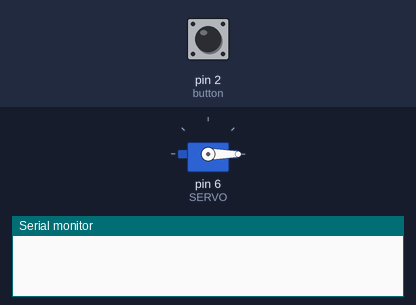
The sketch below on a simulated Arduino Uno, built with avr-gcc and run on an emulated ATmega328P. Shown: servo, the last lines printed to the serial monitor. Inputs (shaded band) come from the test bench; at power-on: pin 2 (button) LOW.

Above: at 1.2 s.
1.3 s: pin 2 (button) pulled HIGH for 1 s
At 3.6 s:
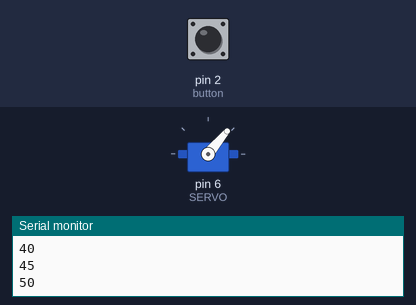
4.3 s: pin 2 (button) pulled HIGH for 0.15 s
At 5.2 s:
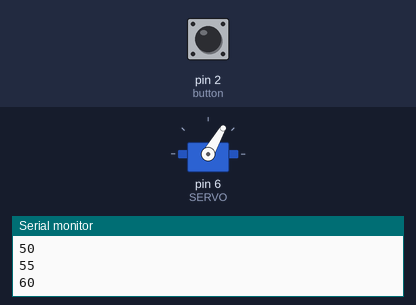
5.9 s: pin 2 (button) pulled HIGH for 3.2 s
At 10.2 s:
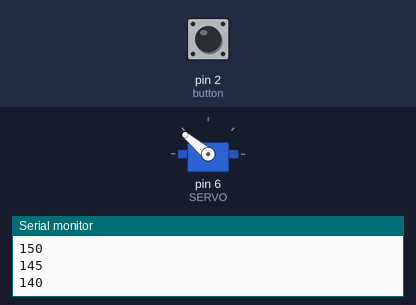
Timing chart, 0 to 11.7 s (numbered marks = the images above; inputs shaded):
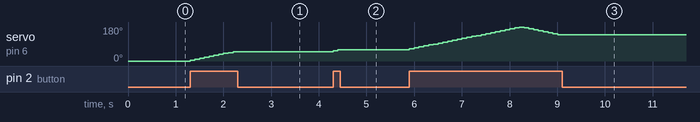

Measured:
- after the input at 1.3 s, servo on pin 6 (SERVO): moves from 0° to 50° over 0.90 s, starting at once
- after the input at 4.3 s, servo on pin 6 (SERVO): 50° → 55° at once, → 60° 0.10 s later
- after the input at 5.9 s, servo on pin 6 (SERVO): rises from 60° to 180° in 2.3 s, then falls to 140° in 0.80 s

The sketch:

project-14.ino
```cpp
/*
  [Circuit] - v1: https://www.tinkercad.com/things/bBJH9XURARP?sharecode=i2uB9gZWAIEn1dkTpm-WvwAHRTTkSD9Njj0Rv18yP84
              v2: https://www.tinkercad.com/things/79Wb5mFzl2L?sharecode=9I1_ixw-LL8a9CxPYzbdQkvHxqufzMbCuyGaPlN-m8Y
*/

// v2 - Servo + Button
#include <Servo.h>
#define SERVO 6 //Digital Port 6 PWM
Servo servo;
int pos; //Position
int i = 5;
int button = 2;
int buttonState = 0;

void setup() {
  pinMode(button, INPUT);
  Serial.begin(9600);
  servo.attach(SERVO);
  servo.write(0);
}

void loop() {
  int buttonState = digitalRead(button);
  if(buttonState == HIGH){
    pos += i;
    if (pos >= 180 || pos <= 0) {i *= -1;}
    Serial.println(pos);
    servo.write(pos);
    delay(100);
  }
}


/* v1 - Servo
#include <Servo.h>
#define SERVO 6 //Digital Port 6 PWM
Servo servo;
int pos; //Position

void setup() {
  servo.attach(SERVO);
  Serial.begin(9600);
  servo.write(0);
}

void loop() {
  for(pos = 0; pos < 180; pos++) {
    servo.write(pos);
    delay(15);
  }

  for(pos = 180; pos >= 0; pos--) {
    servo.write(pos);
  }
}
*/
```
